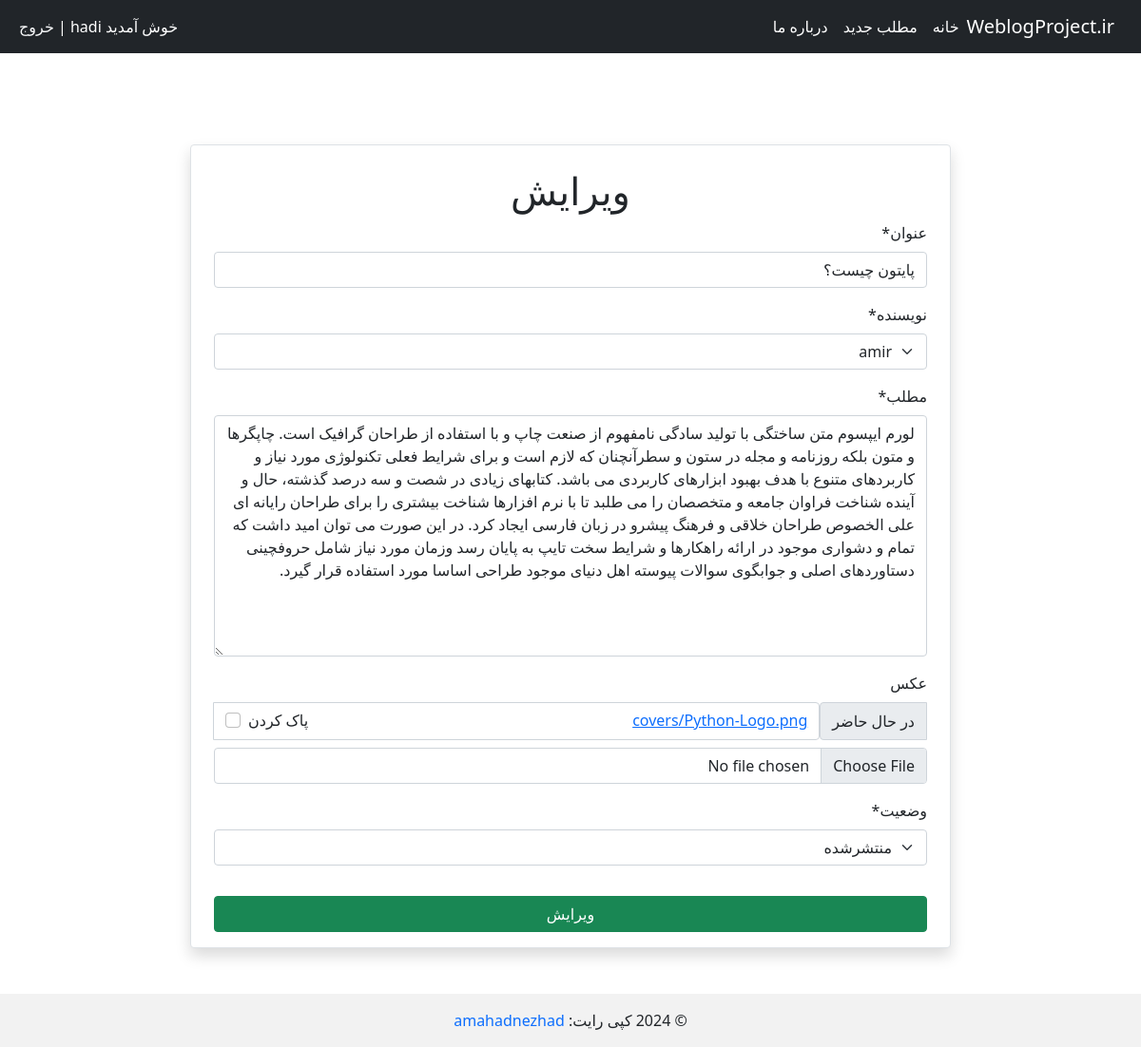
Screenshot of /post/7/update/ (signed in) with the database file from the repository.
### blog/models.py (models this page shows, shortened)
class Post(models.Model):
    STATUS_CHOICES = (
        ('pub', _('Published')),
        ('drf', _('Draft')),
    )
    author = models.ForeignKey(get_user_model(), verbose_name=_("Author"), on_delete=models.CASCADE)
    title = models.CharField(verbose_name=_("Title"), max_length=200)
    text = models.TextField(verbose_name=_("Text"),)
    status = models.CharField(choices=STATUS_CHOICES, verbose_name=_("Status"), max_length=3)
    cover = models.ImageField(upload_to='covers/', verbose_name=_("Cover"), blank=True)
    likes = models.ManyToManyField(get_user_model(), verbose_name=_("likes"), related_name='liked_posts', blank=True)
    date_created = models.DateField(auto_now_add=True, verbose_name=_("Date_created"),)
    datetime_created = models.DateTimeField(auto_now_add=True, verbose_name=_("DateTime_Created"),)
    datetime_modified = models.DateTimeField(auto_now=True, verbose_name=_("DateTime_Modified"),)

### blog/views.py (the view)
# urls.py: path('post/<int:pk>/update/', PostUpdateView.as_view(), name='post_update'),
class PostUpdateView(LoginRequiredMixin, generic.UpdateView):
    model = Post
    form_class = PostForm
    template_name = "blog/post_update.html"

### blog/forms.py
class PostForm(forms.ModelForm):
    class Meta:
        model = Post
        fields = ['title', 'author', 'text', 'cover', 'status', ]

### blog/templates/blog/post_update.html (shortened to what this page needs)
{% extends "_base.html" %}
{% load crispy_forms_tags %}
{% load i18n %}
{% block content %}
    <div class="d-flex justify-content-center mt-5" dir="rtl">
        <div class="col-xl-8 col-lg-4 col-md-5 col-sm-5 col-xs-6 bg-white m-3 m-sm-5 border rounded px-4 pt-4 pb-3 shadow">
            <h1 class="text-center">{% trans "Update" %}</h1>
            <form method="POST">
                {{ form|crispy }}
                <button type="submit" class="btn btn-success mt-3 w-100">{% trans "Update" %}</button>
            </form>
        </div>
    </div>
{% endblock content%}

### rows the page displays
Post: title "پایتون چیست؟", author "amir", text "لورم ایپسوم متن ساختگی با تولید سادگی نامفهوم از صنعت چاپ و با استفاده از طراحان گرافیک است. چاپگرها و متون بلکه روزنامه و مجله در ستون و سطرآنچنان که لازم است و برای شرایط فعلی تکنولوژی مورد نیاز و کاربردهای متنوع با هدف بهبود ابزارهای کاربردی می باشد. کتابهای زیادی در شصت و سه درصد گذشته، حال و آینده شناخت فراوان جامعه و متخصصان را می طلبد تا با نرم افزارها شناخت بیشتری را برای طراحان رایانه ای علی الخصوص طراحان خلاقی و فرهنگ پیشرو در زبان فارسی ایجاد کرد. در این صورت می توان امید داشت که تمام و دشواری موجود در ارائه راهکارها و شرایط سخت تایپ به پایان رسد وزمان مورد نیاز شامل حروفچینی دستاوردهای اصلی و جوابگوی سوالات پیوسته اهل دنیای موجود طراحی اساسا مورد استفاده قرار گیرد.", status "منتشرشده"
